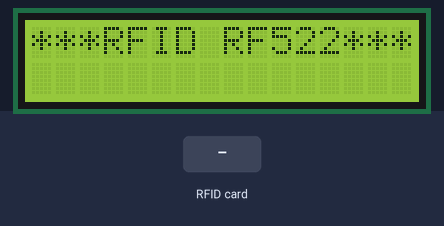
The sketch below on a simulated Arduino Uno, built with avr-gcc and run on an emulated ATmega328P. On the bench: 16×2 character LCD. Inputs (shaded band) come from the test bench. What the sketch prints to the serial monitor is not drawn.

Above: at 0.2 s.
At 5.3 s:
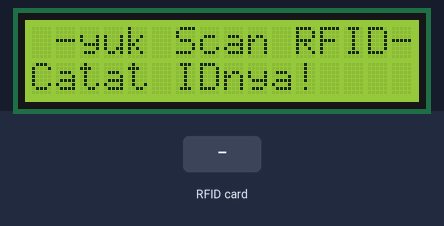
5.4 s: RFID card 5E 7A 19 C4 held to the reader
At 6.8 s:
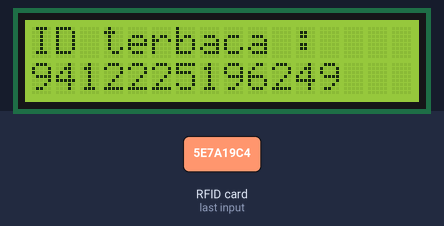
Timing chart, 0 to 8.4 s (numbered marks = the images above; inputs shaded):
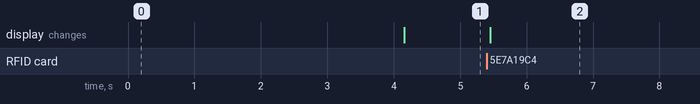

The sketch:

Read_RFID.ino
```cpp
#include <SPI.h> //library serial parallel interface
#include <Wire.h> //library untuk wire i2c
#include <RFID.h> //library RFID
#include <LiquidCrystal_PCF8574.h> //library penampil LCD

LiquidCrystal_PCF8574 lcd(0x27); //0x3f dapat dicari dengan i2c scanner

#define sda 10 //Pin Serialdata (SDA)
#define rst 9 //pin Reset

RFID rfid(sda,rst);

void setup(){
    Serial.begin(9600); //baud komunikasi serial monitor
    lcd.begin(16,2); //ukuran LCD 16 x 2
    lcd.setBacklight(255); //menghidupkan lampu latar LCD
    SPI.begin(); //Prosedur antarmuka SPI
    rfid.init(); //Memulai inialisasi module RFID

   lcd.setCursor (0,0);
  lcd.print("***RFID RF522***");
  lcd.setCursor (0,1);
  delay (4000);
  lcd.clear();
}

void loop(){
  lcd.setCursor (0,0);
  lcd.print(" -yuk Scan RFID-");
  lcd.setCursor (0,1);
  lcd.print("Catat IDnya!");

if(rfid.isCard()){
if(rfid.readCardSerial()){
   lcd.setCursor (0,0);
   lcd.print("ID terbaca :    ");

   lcd.setCursor (0,1);
   Serial.print(rfid.serNum[0]); //serial no.1
   Serial.print(" ");
   lcd.print(rfid.serNum[0]);

   Serial.print(rfid.serNum[1]); //serial no.2
   Serial.print(" ");
   lcd.print(rfid.serNum[1]);

   Serial.print(rfid.serNum[2]); //serial no.3
   Serial.print(" ");
   lcd.print(rfid.serNum[2]);

   Serial.print(rfid.serNum[3]); //serial no.4
   Serial.print(" ");
   lcd.print(rfid.serNum[3]);

   Serial.print(rfid.serNum[4]); //serial no.5
   Serial.println("");
   lcd.print(rfid.serNum[4]);

   delay(10000);
   lcd.clear();
   }
   }
        }
```

Measured:
- after the input at 5.4 s, the display: changes after 0.05 s (image 2)
